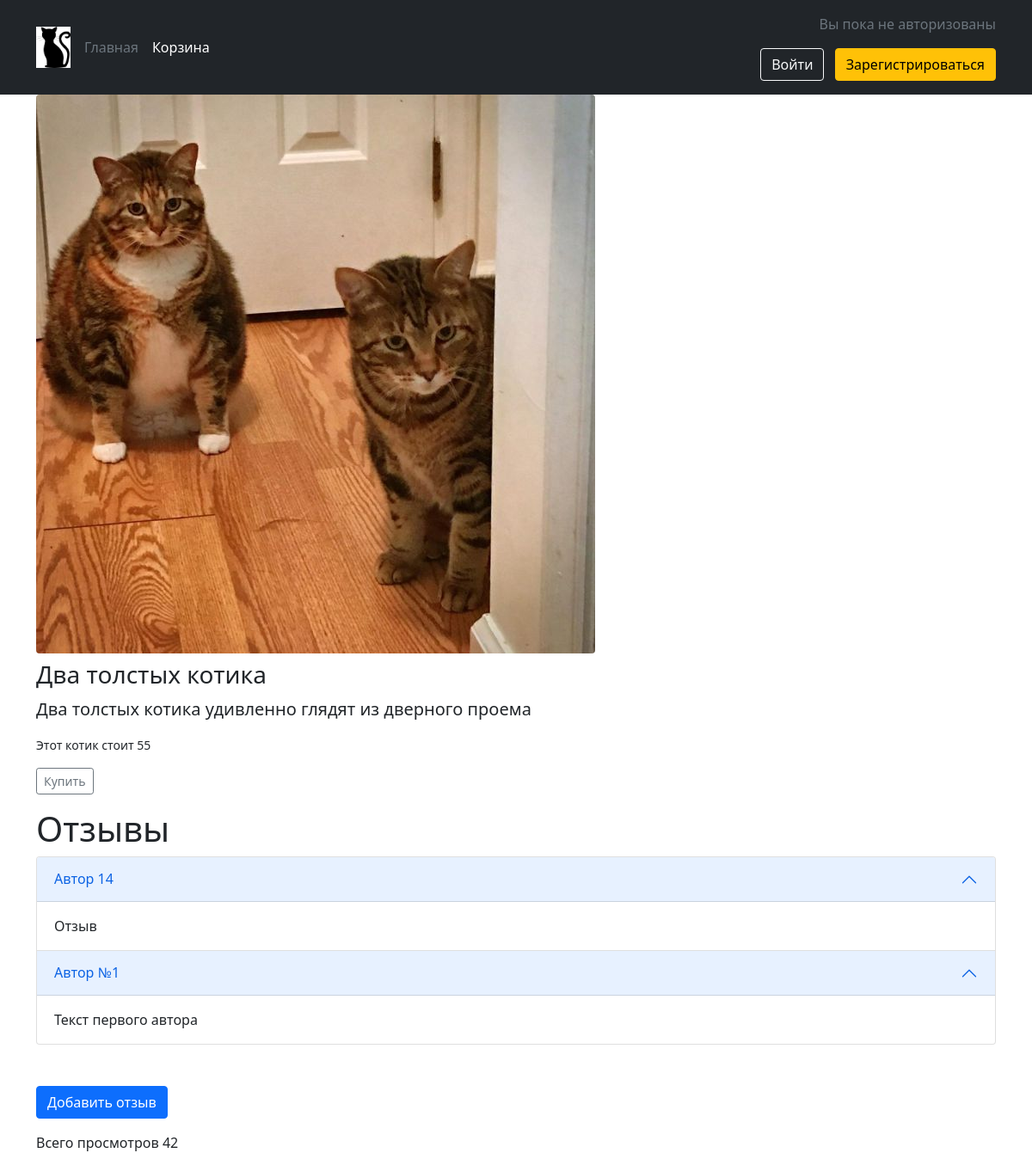
The app's page /detailview.php?id=1, older data.
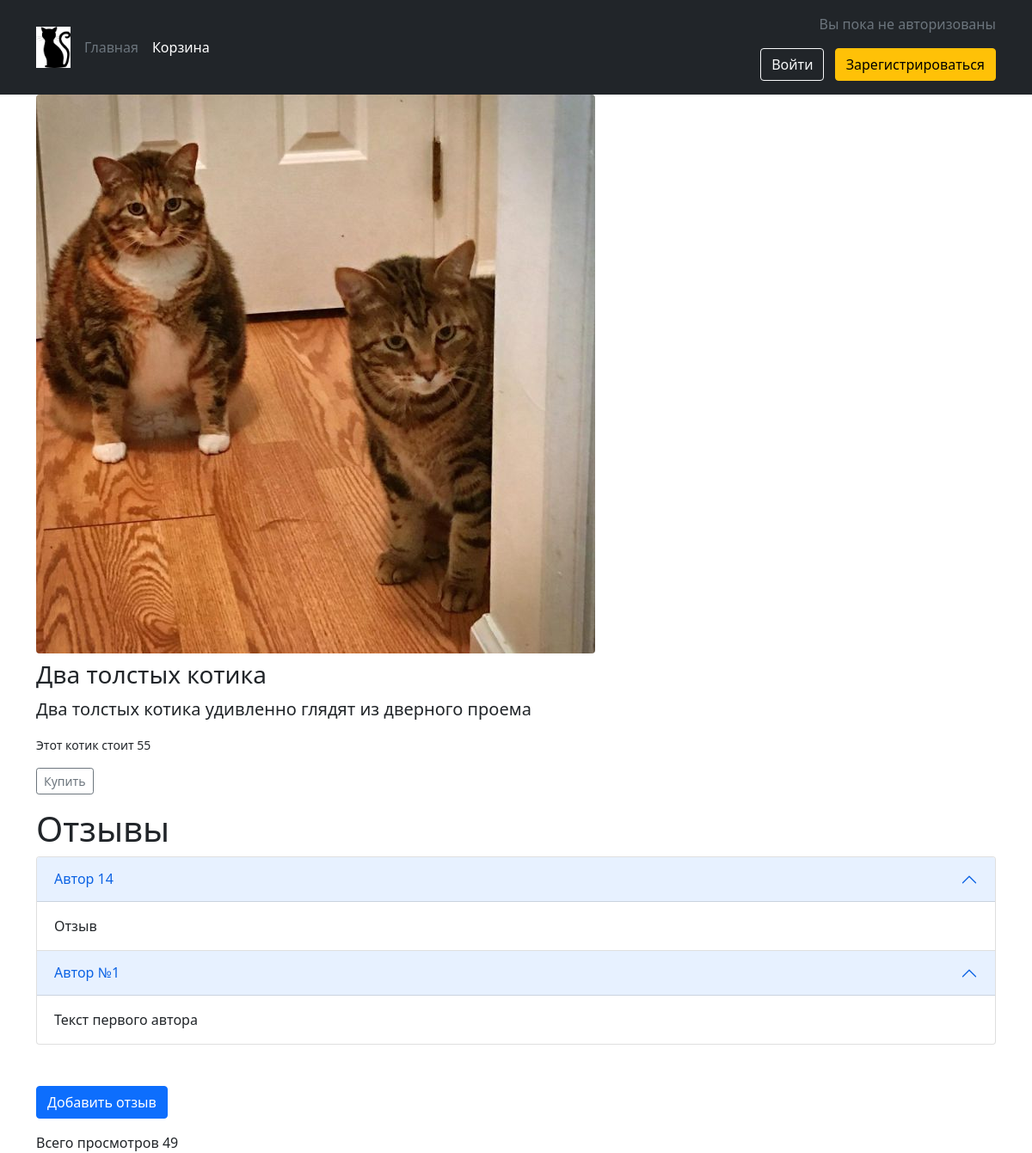
The same page, newer data.
### tables this page shows
CREATE TABLE `images` (
  `id` int(11) NOT NULL,
  `title` varchar(63) NOT NULL,
  `pathbig` varchar(255) NOT NULL,
  `pathsmall` varchar(255) NOT NULL,
  `sizebig` int(11) DEFAULT NULL,
  `sizesmall` int(11) DEFAULT NULL,
  `clicks` int(11) DEFAULT NULL,
  `good_id` int(11) NOT NULL
);

CREATE TABLE `catalog` (
  `id` int(11) NOT NULL,
  `title` varchar(63) NOT NULL,
  `price` int(11) NOT NULL,
  `description` text NOT NULL
);

CREATE TABLE `reviews` (
  `id` int(11) NOT NULL,
  `good_id` int(11) NOT NULL,
  `reviewer` varchar(63) NOT NULL,
  `text` text NOT NULL
);

### detailview.php (the view, shortened to what this page needs)
<?php
    require_once('head.php');
    require_once("config.php");
    if ($_GET['id']) {
        $id = (int)$_GET['id'];
        $sql = "select catalog.title as goodTitle, description, price, images.pathbig, images.clicks, images.title AS imageTitle, images.id as imageId FROM `catalog` LEFT JOIN images ON images.good_id = catalog.id WHERE catalog.id = $id";
        $res = mysqli_query($connect, $sql);
        $good = mysqli_fetch_assoc($res);
        $imageSrc = $good['pathbig'].'\\'. $good['imageTitle'];
    } else echo "Такой товар отсутствует в каталоге!";
?>
<div class = "container">
    <figure class="figure">
        <img src="<?= $imageSrc?>" class="figure-img img-fluid rounded" alt="">
        <h3 class="h3"><?= $good['goodTitle']?></h3>
        <p class = "lead"><?= $good['description']?></p>
        <p class = "small">Этот котик стоит <?= $good['price']?></p>
        <a class="btn btn-sm btn-outline-secondary" href="<?= ADD_TO_CART ?>?id=<?= $id ?>">Купить</a>
    </figure>
    <h3 class="display-6">Отзывы</h3>
    <div class="accordion" id="accordionExample">
        <?php
            $sql = "select reviewer, text from `reviews` where good_id = $id";
            $res = mysqli_query($connect, $sql);
            while ($data = mysqli_fetch_assoc($res)) {
                $reviews[] = $data;
            }
            if (!$reviews) {
                echo "Здесь пока нет ни одного отзыва";
            } else {
                $reviews = array_reverse($reviews);
                foreach ($reviews as $value) {
                    $review = file_get_contents("templates/review.tpl");
                    $pattern = ['/{author}/', '/{text}/'];
                    $replacement = [$value['reviewer'], $value['text']];
                    echo preg_replace($pattern, $replacement, $review);
                }
            }
        ?>
    </div>
    <br>
    <br>
    <div class="mb-3">
        <a class="btn btn-primary" href = "<?=ADD_REVIEW_PAGE?>?id=<?=$id?>">Добавить отзыв</a>
    </div>
    <?php
        if($good['clicks'])
            echo "Всего просмотров {$good['clicks']}<br>";
    ?>
</div>
<?php require_once('close.php');?>

### head.php (shortened to what this page needs)
<!DOCTYPE html>
<html lang="en">
<head>
    <link href="https://cdn.jsdelivr.net/npm/bootstrap@5.1.3/dist/css/bootstrap.min.css" rel="stylesheet">
</head>
<body>
<?php require_once('header.php');

### header.php (shortened to what this page needs)
<header class="p-3 bg-dark text-white">
    <div class="container">
      <div class="d-flex flex-wrap align-items-center justify-content-center justify-content-lg-start">
        <a href="/" class="d-flex align-items-center mb-2 mb-lg-0 text-white text-decoration-none">
          <img class="bi me-2" width="40" src = "img/logo.png">
        </a>
        <ul class="nav col-12 col-lg-auto me-lg-auto mb-2 justify-content-center mb-md-0">
          <li><a href="/" class="nav-link px-2 text-secondary">Главная</a></li>
          <li><a href="<?= CART_PAGE ?>" class="nav-link px-2 text-white">Корзина</a></li>
        </ul>
        <div class="text-end">
          <?php
            if($_COOKIE['isAuthorized']) {
              $loginHrefValue = "Выход";
              $loginHref = SIGN_OUT;
              $loginMessage = "Вы вошли, как {$_COOKIE['userLogin']}";
              $displayNone = " d-none";
            } else {
              $loginHrefValue = "Войти";
              $loginHref = AUTH_PAGE;
              $loginMessage = "Вы пока не авторизованы";
              unset($displayNone);
            }
          ?>
          <p class="text-muted"><?=$loginMessage ?></p>
          <a class="btn btn-outline-light me-2" href = <?= $loginHref ?>><?= $loginHrefValue ?></a>
          <a class="btn btn-warning<?= $displayNone ?>" href = "<?= REGISTER_PAGE ?>">Зарегистрироваться</a>
        </div>
      </div>
    </div>
  </header>

Row changes from the older to the newer data that the page shows:
changed images "Два толстых котика": clicks "42" → "49"
